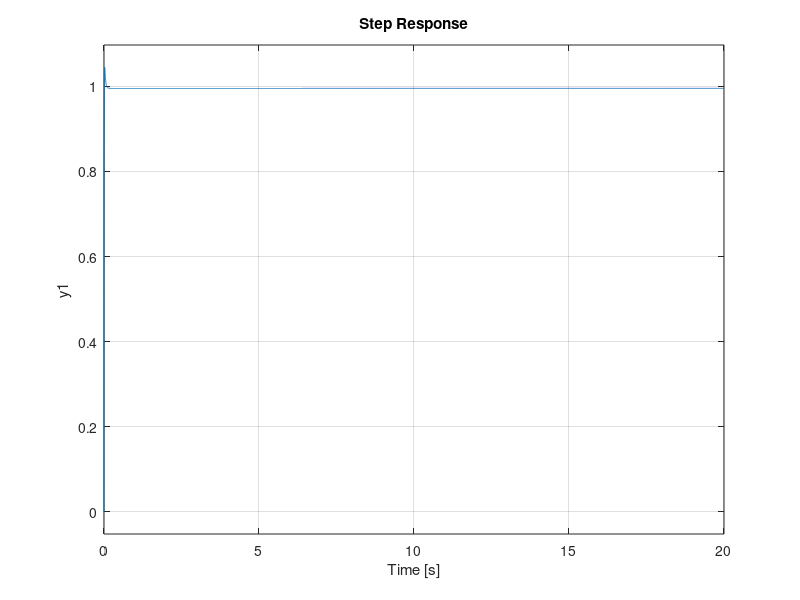

The MATLAB script that drew this image:
% THE CODE INSIDE THE COMMENTS IS THE DESIGN PROCESS.
% THE CODE NOT IN COMMENTS IS THE FINAL DESIGN.
% PRESS RUN TO GET FINAL RESPONSE




g=tf([100],[1 13 40])

% for n=2:0.1:4
% 
% kp=80.6
% ki=0.1
% kd=n
% 
% pcomp=tf([kp],[1])
% icomp=tf([ki],[1 0])
% dcomp=tf([kd 1],[1])
% 
% pi=parallel(pcomp,icomp)
% pid=parallel(pi,dcomp)
% 
% gpid=series(g,pid)
% cl=feedback(gpid,1)
% 
% hold all
% step(cl)
% 
% end

kp=80.6
ki=0.1
kd=2.5

pcomp=tf([kp],[1])
icomp=tf([ki],[1 0])
dcomp=tf([kd 1],[1])

pi=parallel(pcomp,icomp)
pid=parallel(pi,dcomp)

gpid=series(g,pid)
cl=feedback(gpid,1)

hold all
step(cl)
